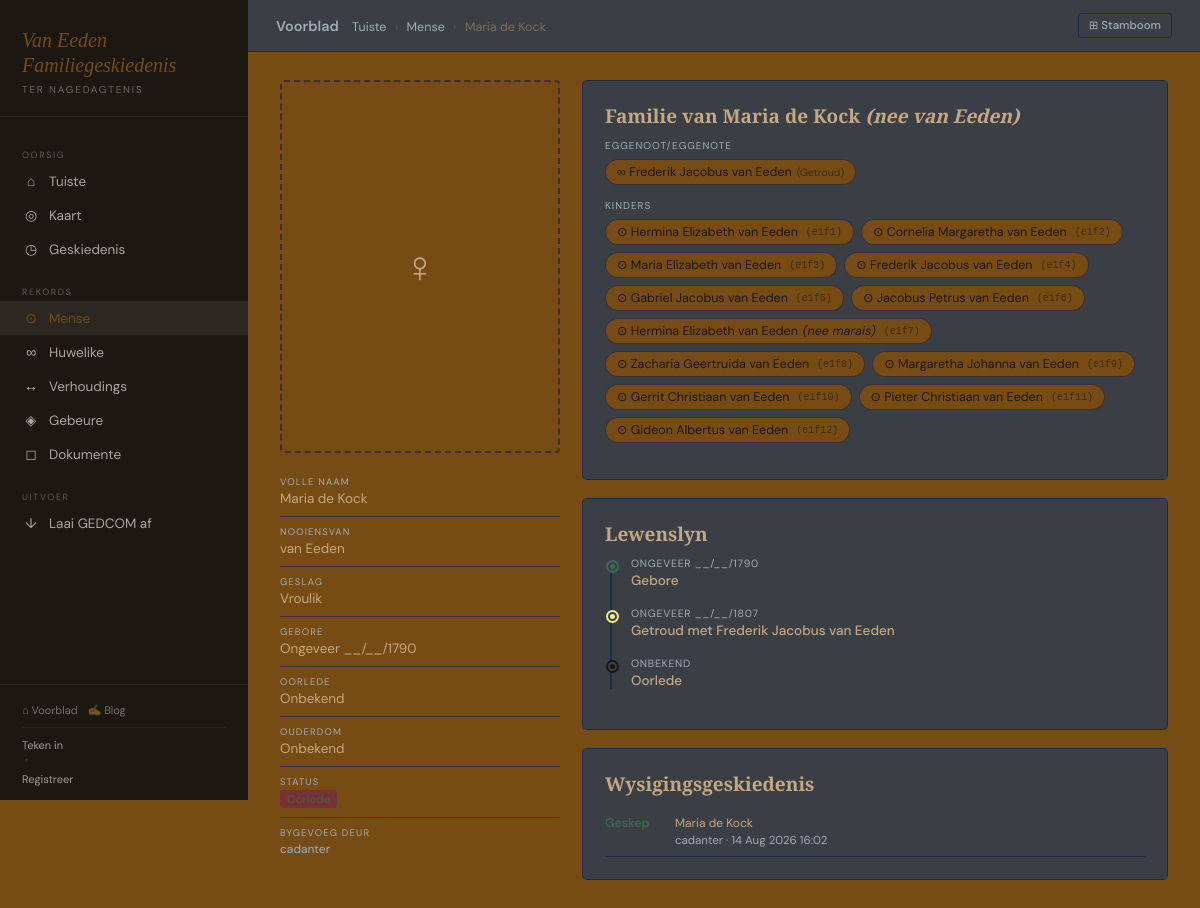
Page /argief/mense/712/ on the committed database.
### genealogy/models.py (models this page shows, shortened)
class Person(models.Model):
    GENDER_CHOICES = [('M','Manlik'),('F','Vroulik'),('O','Ander'),('U','Onbekend')]
    first_name  = models.CharField(max_length=100)
    middle_name = models.CharField(max_length=100, blank=True)
    last_name   = models.CharField(max_length=100)
    maiden_name = models.CharField(max_length=100, blank=True)
    gender      = models.CharField(max_length=1, choices=GENDER_CHOICES, default='U')
    photo       = models.ImageField(upload_to='people/photos/', blank=True, null=True)
    birth_date  = models.CharField(max_length=100, blank=True,
                    help_text='GEDCOM datum, bv. BEF 15 JAN 1900')
    birth_place = models.CharField(max_length=200, blank=True)
    death_date  = models.CharField(max_length=100, blank=True,
                    help_text='GEDCOM datum, bv. AFT 1950')
    death_place = models.CharField(max_length=200, blank=True)
    is_deceased = models.BooleanField(default=False)
    is_root     = models.BooleanField(default=False, help_text='Stam-ouer van die boom (a1)')
    biography   = models.TextField(blank=True)
    notes       = models.TextField(blank=True)
    created_at  = models.DateTimeField(auto_now_add=True)
    updated_at  = models.DateTimeField(auto_now=True)
    created_by  = models.ForeignKey(User, on_delete=models.SET_NULL, null=True, blank=True,
                    related_name='created_people')
    birth_lat   = models.FloatField(null=True, blank=True)
    birth_lng   = models.FloatField(null=True, blank=True)
    death_lat   = models.FloatField(null=True, blank=True)
    death_lng   = models.FloatField(null=True, blank=True)
    class Meta:
        ordering = ['first_name', 'last_name']
        verbose_name_plural = 'Mense'
    @property
    def full_name(self):
        parts = [self.first_name]
        if self.middle_name: parts.append(self.middle_name)
        parts.append(self.last_name)
        return ' '.join(parts)
    def get_absolute_url(self):
        return reverse('genealogy:person_detail', kwargs={'pk': self.pk})
    def get_parents(self):
        return [r.person for r in self.child_relationships.filter(relationship_type='parent')]
    def get_children(self):
        return [r.relative for r in self.person_relationships.filter(relationship_type='parent')]
    def get_spouses(self):
        spouses = []
        for m in Marriage.objects.filter(person1=self):
            spouses.append({'person': m.person2, 'marriage': m})
        for m in Marriage.objects.filter(person2=self):
            spouses.append({'person': m.person1, 'marriage': m})
        return spouses
    @property
    def age(self):
        from .gedcom_dates import calc_age
        return calc_age(self.birth_date, self.death_date)
    @property
    def birth_date_display(self):
        from .gedcom_dates import gedcom_to_display
        return gedcom_to_display(self.birth_date)
    @property
    def death_date_display(self):
        from .gedcom_dates import gedcom_to_display
        return gedcom_to_display(self.death_date)
    @property
    def birth_year(self):
        from .gedcom_dates import parse_gedcom_date
        p = parse_gedcom_date(self.birth_date)
        return p.get('year') if p else None

class Marriage(models.Model):
    STATUS_CHOICES = [
        ('married','Getroud'),
        ('divorced','Geskei'),
        ('widowed','Nagelaat'),
        ('separated','Vervreemd'),
        ('annulled','Nietig Verklaar'),
    ]
    person1        = models.ForeignKey(Person, on_delete=models.CASCADE, related_name='marriages_as_person1')
    person2        = models.ForeignKey(Person, on_delete=models.CASCADE, related_name='marriages_as_person2')
    marriage_date  = models.CharField(max_length=100, blank=True,
                       help_text='GEDCOM datum, bv. 15 JAN 1920')
    marriage_place = models.CharField(max_length=200, blank=True)
    end_date       = models.CharField(max_length=100, blank=True,
                       help_text='GEDCOM datum')
    end_place      = models.CharField(max_length=200, blank=True)
    status         = models.CharField(max_length=20, choices=STATUS_CHOICES, default='married')
    notes          = models.TextField(blank=True)
    class Meta:
        ordering = ['marriage_date']
    @property
    def marriage_date_display(self):
        from .gedcom_dates import gedcom_to_display
        return gedcom_to_display(self.marriage_date)

class AuditLog(models.Model):
    ACTION_CHOICES = [('create','Geskep'),('update','Gewysig'),('delete','Verwyder')]
    user        = models.ForeignKey(User, on_delete=models.SET_NULL, null=True, related_name='audit_logs')
    action      = models.CharField(max_length=10, choices=ACTION_CHOICES)
    model_name  = models.CharField(max_length=50)
    object_id   = models.IntegerField(null=True, blank=True)
    object_repr = models.CharField(max_length=200)
    changes     = models.JSONField(default=dict, blank=True)
    timestamp   = models.DateTimeField(auto_now_add=True)
    note        = models.TextField(blank=True)
    class Meta:
        ordering = ['-timestamp']

### genealogy/views.py (the view, shortened to what this page needs)
# urls.py: path('mense/<int:pk>/',               views.person_detail,     name='person_detail'),
def person_detail(request, pk):
    profile  = get_profile(request.user)
    person   = get_object_or_404(Person, pk=pk)
    parents  = person.get_parents()
    children = person.get_children()
    spouses  = person.get_spouses()
    timeline = []
    def tl_year(gedcom_str):
        p = parse_gedcom_date(gedcom_str)
        return p.get('year', 0) if p else 0
    def tl_sort_key(gedcom_str):
        p = parse_gedcom_date(gedcom_str) if gedcom_str else None
        if not p:
            return (0, 0, 0)
        return (
            int(p.get('year',  0) or 0),
            int(p.get('month', 0) or 0),
            int(p.get('day',   0) or 0),
        )
    if person.birth_date:
        timeline.append({'date': person.birth_date_display,
            'year': tl_year(person.birth_date), 'raw_date': person.birth_date,
            'label': 'Gebore', 'place': person.birth_place, 'type': 'birth'})
    for sp in spouses:
        m = sp['marriage']
        if m.marriage_date and m.marriage_date_display != 'Onbekend':
            timeline.append({'date': m.marriage_date_display,
                'year': tl_year(m.marriage_date), 'raw_date': m.marriage_date,
                'label': f'Getroud met {sp["person"].full_name}',
                'place': m.marriage_place, 'type': 'marriage'})
        if m.end_date and m.end_date_display != 'Onbekend':
            timeline.append({'date': m.end_date_display,
                'year': tl_year(m.end_date), 'raw_date': m.end_date,
                'label': f'{m.get_status_display()} van {sp["person"].full_name}',
                'place': m.end_place, 'type': 'marriage_end'})
    for event in person.events.all():
        if event.date and event.date_display != 'Onbekend':
            timeline.append({'date': event.date_display,
                'year': tl_year(event.date), 'raw_date': event.date,
                'label': event.title, 'place': event.place, 'type': 'event'})
    timeline.sort(key=lambda x: tl_sort_key(x.get('raw_date', '')))
    if person.death_date:
        timeline.append({'date': person.death_date_display,
            'year': tl_year(person.death_date), 'raw_date': person.death_date,
            'label': 'Oorlede', 'place': person.death_place, 'type': 'death'})
    audit_log = AuditLog.objects.filter(model_name='Person', object_id=pk).select_related('user')
    def _birth_key(item):
        p = item['person'] if isinstance(item, dict) else item
        try:
            return int(p.birth_year) if p.birth_year else 9999
        except (ValueError, TypeError):
            return 9999
    from .henry import get_henry_number, compute_henry_for_tree
    import re as _re
    root = Person.objects.filter(is_root=True).first()
    henry_map = compute_henry_for_tree(root) if root else {}
    def _henry(p):
        return henry_map.get(p.pk, '')
    def _short_henry(p, pairs=1):
        hn = _henry(p)
        if not hn:
            return ''
        parts = _re.findall(r'[a-z]+\d+', hn)
        if not parts:
            return ''
        return ''.join(parts[-pairs:]) if len(parts) >= pairs else ''.join(parts)
    henry_number = henry_map.get(person.pk, '')
    NON_BLOOD = {'adoptive_parent': 'Aangeneem', 'step_parent': 'Stiefkind', 'guardian': 'Pleegkind'}
    blood_parents = []
    non_blood_parents = []
    seen_parent_pks = set()
    blood_children = []
    non_blood_children = []
    for rel in person.person_relationships.all():
        if rel.relationship_type == 'parent':
            blood_children.append({'person': rel.relative, 'label': None, 'short_henry': _short_henry(rel.relative, 2)})
        elif rel.relationship_type in NON_BLOOD:
            non_blood_children.append({'person': rel.relative, 'label': NON_BLOOD[rel.relationship_type], 'short_henry': _short_henry(rel.relative, 2)})
    blood_children     = sorted(blood_children,     key=_birth_key)
    non_blood_children = sorted(non_blood_children, key=_birth_key)
    blood_parent_persons = [entry['person'] for entry in blood_parents]
    my_blood_parent_pks = set(p.pk for p in blood_parent_persons)
    blood_sibs      = {}  # pk -> person  (share BOTH biological parents)
    half_sibs       = {}  # pk -> person  (share ONE biological parent)
    step_sibs       = {}  # pk -> person  (no shared biological parent, connected via marriage)
    def _sib_label(p, prefix):
        if p.gender == 'M':
            return f'{prefix}broer'
        elif p.gender == 'F':
            return f'{prefix}suster'
        return f'{prefix}sib'
    seen_sib_pks = set()
    classified_siblings = []
    classified_siblings = sorted(classified_siblings, key=_birth_key)
    return render(request, 'genealogy/person_detail.html', {
        'person': person, 'parents': blood_parents, 'children': blood_children,
        'non_blood_parents': non_blood_parents, 'non_blood_children': non_blood_children,
        'siblings': classified_siblings, 'spouses': spouses,
        'timeline': timeline, 'audit_log': audit_log, 'profile': profile,
        'henry_number': henry_number,
    })

### genealogy/templates/genealogy/person_detail.html (shortened to what this page needs)
{% extends "genealogy/base.html" %}
{% block breadcrumb %}
  <a href="{% url 'genealogy:dashboard' %}">Tuiste</a> <span>›</span>
  <a href="{% url 'genealogy:person_list' %}">Mense</a> <span>›</span>
  {{ person.full_name }}
{% endblock %}
{% block topbar_actions %}
  <a href="{% url 'genealogy:family_tree' person.pk %}" class="btn btn-secondary btn-sm">⊞ Stamboom</a>
{% endblock %}
{% block content %}
<div class="detail-grid">
  <div>
    {% if person.photo %}
      <img src="{{ person.photo.url }}" alt="{{ person.full_name }}" style="width:100%;border-radius:4px;border:1px solid var(--border);margin-bottom:14px;">
    {% else %}
      <div class="avatar-ph">{% if person.gender == 'F' %}♀{% elif person.gender == 'M' %}♂{% else %}⊙{% endif %}</div>
    {% endif %}
    <div class="info-row"><div class="ir-label">Volle naam</div><div class="ir-value">{{ person.full_name }}</div></div>
    {% if person.maiden_name %}<div class="info-row"><div class="ir-label">Nooiensvan</div><div class="ir-value">{{ person.maiden_name }}</div></div>{% endif %}
    <div class="info-row"><div class="ir-label">Geslag</div><div class="ir-value">{{ person.get_gender_display }}</div></div>
    {% if person.birth_date or person.birth_place %}
    <div class="info-row">
      <div class="ir-label">Gebore</div>
      <div class="ir-value">
        {% if person.birth_date %}{{ person.birth_date_display }}{% else %}Onbekend{% endif %}
      </div>
    </div>
    {% endif %}
    {% if person.is_deceased %}
    <div class="info-row">
      <div class="ir-label">Oorlede</div>
      <div class="ir-value">
        {% if person.death_date %}{{ person.death_date_display }}{% else %}Onbekend{% endif %}
      </div>
    </div>
    {% endif %}
    {% if person.age %}<div class="info-row"><div class="ir-label">Ouderdom</div><div class="ir-value">{{ person.age }}</div></div>{% endif %}
    <div class="info-row">
      <div class="ir-label">Status</div>
      <div class="ir-value">
        {% if person.is_deceased %}
          <span class="badge badge-deceased">Oorlede</span>
        {% else %}
          <span class="badge badge-alive">Lewend</span>
        {% endif %}
      </div>
    </div>
    {% if person.created_by %}
    <div class="info-row">
      <div class="ir-label">Bygevoeg deur</div>
      <div class="ir-value" style="font-size:12px;color:var(--muted)">{{ person.created_by.get_full_name|default:person.created_by.username }}</div>
    </div>
    {% endif %}
  </div>
  <div>
    <div class="card">
      <h3>Familie van {{ person.full_name }}
        {% if person.maiden_name %}<i>(nee {{ person.maiden_name }})</i>{% endif %}
      </h3>
      {% if spouses %}
      <div style="margin-bottom:14px">
        <div style="font-size:10px;text-transform:uppercase;letter-spacing:.1em;color:var(--muted);margin-bottom:5px">Eggenoot/Eggenote</div>
        <div class="family-list">
          {% for item in spouses %}
          <a href="{{ item.person.get_absolute_url }}" class="flink">
            ∞ {{ item.person.full_name }}
            <span style="font-size:10.5px;opacity:.6">({{ item.marriage.get_status_display }})</span>
          </a>
          {% endfor %}
        </div>
      </div>
      {% endif %}
{% if children %}
<div style="margin-bottom:14px">
  <div style="font-size:10px;text-transform:uppercase;letter-spacing:.1em;color:var(--muted);margin-bottom:5px">Kinders</div>
  <div class="family-list">
    {% for c in children %}
    <a href="{{ c.person.get_absolute_url }}" class="flink">
      ⊙ {{ c.person.full_name }}
      {% if c.person.maiden_name %} <i>(nee {{ c.person.maiden_name }})</i>{% endif %}
      {% if c.short_henry %}<span style="font-size:10px;font-family:monospace;opacity:.6;margin-left:3px;">({{ c.short_henry }})</span>{% endif %}
    </a>
    {% endfor %}
  </div>
</div>
{% endif %}
    </div>
    {% if timeline %}
    <div class="card">
      <h3>Lewenslyn</h3>
      <div class="timeline">
        {% for item in timeline %}
        <div class="tl-item {{ item.type }}">
          <div class="tl-date">{{ item.date }}</div>
          <div class="tl-label">{{ item.label }}</div>
        </div>
        {% endfor %}
      </div>
    </div>
    {% endif %}
    {% if audit_log %}
    <div class="card">
      <h3>Wysigingsgeskiedenis</h3>
      {% for log in audit_log %}
      <div class="audit-row">
        <div class="audit-action {{ log.action }}">
          {% if log.action == 'create' %}Geskep{% elif log.action == 'update' %}Gewysig{% else %}Verwyder{% endif %}
        </div>
        <div style="flex:1">
          {% if log.changes %}
            {% for field, vals in log.changes.items %}
            <div style="font-size:12px;"><strong>{{ field }}</strong>: <span style="color:var(--rust);text-decoration:line-through;">{{ vals.0|default:"—" }}</span> → <span style="color:var(--sage);">{{ vals.1|default:"—" }}</span></div>
            {% endfor %}
          {% else %}
            <div style="font-size:12px;">{{ log.object_repr }}</div>
          {% endif %}
          <div class="audit-meta">{{ log.user.get_full_name|default:log.user.username|default:"Stelsel" }} · {{ log.timestamp|date:"d M Y H:i" }}</div>
        </div>
      </div>
      {% endfor %}
    </div>
    {% endif %}
  </div>
</div>
{% endblock %}

### rows in the picture
Person: full_name "Maria de Kock", maiden_name "van Eeden", gender "Vroulik", birth_date_display "Ongeveer __/__/1790", death_date_display "Onbekend", age "Onbekend", created_by.get_full_name "cadanter"
Person: person.full_name "Frederik Jacobus van Eeden", marriage.status "Getroud"
Person: person.full_name "Hermina Elizabeth van Eeden", short_henry "e1f1"
Person: person.full_name "Cornelia Margaretha van Eeden", short_henry "e1f2"
Person: person.full_name "Maria Elizabeth van Eeden", short_henry "e1f3"
Person: person.full_name "Frederik Jacobus van Eeden", short_henry "e1f4"
Person: person.full_name "Gabriel Jacobus van Eeden", short_henry "e1f5"
Person: person.full_name "Jacobus Petrus van Eeden", short_henry "e1f6"
Person: person.full_name "Hermina Elizabeth van Eeden", person.maiden_name "marais", short_henry "e1f7"
Person: person.full_name "Zacharia Geertruida van Eeden", short_henry "e1f8"
Person: person.full_name "Margaretha Johanna van Eeden", short_henry "e1f9"
Person: person.full_name "Gerrit Christiaan van Eeden", short_henry "e1f10"
Person: person.full_name "Pieter Christiaan van Eeden", short_henry "e1f11"
Person: person.full_name "Gideon Albertus van Eeden", short_henry "e1f12"
AuditLog: action "Geskep", object_repr "Maria de Kock", user.get_full_name "cadanter", timestamp "14 Aug 2026 16:02"

### other values in the picture
{{ item.date }} "ONGEVEER __/__/1790" "ONGEVEER __/__/1807" "ONBEKEND"
{{ item.label }} "Gebore" "Getroud met Frederik Jacobus van Eeden" "Oorlede"
